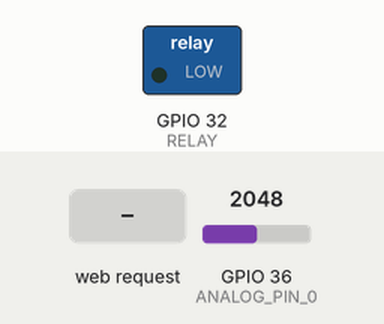
The sketch below on a simulated ESP32. On the bench: switched loads named in the sketch (green lamp = pin HIGH). The inputs (shaded band) are chosen by the test bench; at power-on: GPIO 36 (ANALOG_PIN_0) = 2048. WiFi joins after 1.5 s; servers stay silent unless stated; what the sketch prints to the serial monitor is not drawn.

Above: at 2.7 s.
2.8 s: HTTP request GET /H received
At 4.0 s:
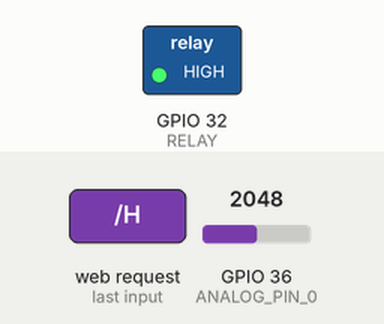
4.3 s: HTTP request GET /L received
At 5.2 s:
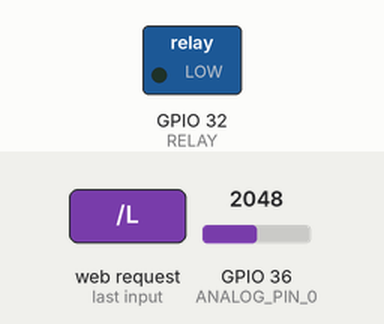
Timing chart, 0 to 7.3 s (numbered marks = the images above; inputs shaded):
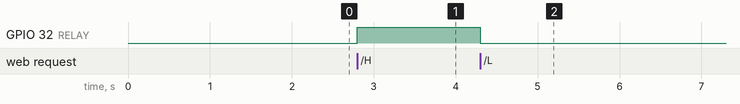

The sketch:

HTTPServer.ino
```cpp
#include <WiFi.h>
const char* ssid     = "Vent";
const char* password = "pizzasalami";
WiFiServer server(80);


//add list of IP's connected
//make better http page.

#define RELAY 32

//Analog Input
#define ANALOG_PIN_0 36
int analog_value = 0;

void setup()
{
  Serial.begin(115200);
  pinMode(RELAY, OUTPUT);
  delay(10);
  connectWiFi();

}

int value = 0;

void loop()
{
  analog_value = analogRead(ANALOG_PIN_0);
  WiFiLocalWebPageCtrl();
}

/***************************************************
  Get indoor Temp/Hum data
****************************************************/


/***************************************************
  Send and receive data from Local Page
****************************************************/
void WiFiLocalWebPageCtrl(void)
{
  WiFiClient client = server.available();   // listen for incoming clients

  String sHTML;
  if (client) {
    Serial.println("New Client.");
    String currentLine = "";
    while (client.connected()) {
      if (client.available()) {
        char c = client.read();
        Serial.write(c);
        if (c == '\n') {
          if (currentLine.length() == 0) {
            client.println("HTTP/1.1 200 OK");
            client.println("Content-type:text/html");
            client.println("Refresh: 0.5");
            client.println();
            client.println("<title> ESP32 Analog Data Server page</title>");
            client.println("</br>" );
            client.println("<p style = \"font-size:300%; text-align:center;\"> ESP32 Sensor console system</p><br>");
            client.print("<p style = \"font-size: 200%;\">Analog Data:</p>" + String(analog_value));

            client.print("<br>");
            client.print("<br>");
            client.print(" <h1>Click <a href=\"/H\">here</a> to turn the LED on.</h1><br><br><br>");
            client.print("<h1>Click <a href=\"/L\">here</a> to turn the LED off.</h1><br>");

            //AvailableClients();
            client.println();
            break;
          } else {    // if you got a newline, then clear currentLine:
            currentLine = "";
          }
        } else if (c != '\r') {  // if you got anything else but a carriage return character,
          currentLine += c;      // add it to the end of the currentLine
        }

        // Check to see if the client request was "GET /H" or "GET /L":
        if (currentLine.endsWith("GET /H")) {
          digitalWrite(RELAY, HIGH);               // GET /H turns the LED on
        }
        if (currentLine.endsWith("GET /L")) {
          digitalWrite(RELAY, LOW);                // GET /L turns the LED off
        }
      }
    }
    // close the connection:
    client.stop();
    Serial.println("Client Disconnected.");
  }
}

/***************************************************
  Connecting to a WiFi network
****************************************************/
void connectWiFi(void)
{
  Serial.println();
  Serial.println();
  Serial.print("Connecting to ");
  Serial.println(ssid);
  WiFi.begin(ssid, password);
  while (WiFi.status() != WL_CONNECTED)
  {
    delay(500);
    Serial.print(".");
  }
  Serial.println("");
  Serial.println("WiFi connected.");
  Serial.println("IP address: ");
  Serial.println(WiFi.localIP());
  server.begin();
}
```

Measured:
- after the input at 2.8 s, GPIO 32 (RELAY): LOW → HIGH at once
- after the input at 4.3 s, GPIO 32 (RELAY): HIGH → LOW at once
